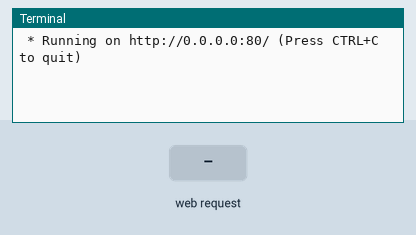
The program below on a simulated Raspberry Pi (BCM pin numbers). On the bench: the last lines printed to the terminal. The inputs (shaded band) are chosen by the test bench. The camera gives no picture and a still takes 0.5 s; threads take turns every 2 ms; the clock reads 2024-03-15 10:24:30 at power-on unless the program sets it.

Above: at 1.2 s.
1.3 s: HTTP request for / received
At 2.5 s:
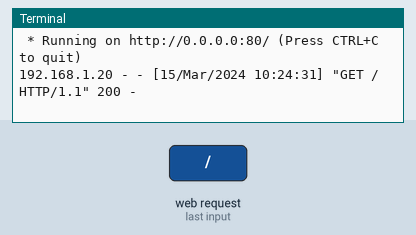
2.8 s: HTTP request for /capture/1 received
At 4.1 s:
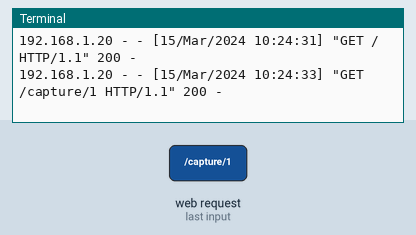
4.8 s: HTTP request for /download/1 received
At 5.5 s:
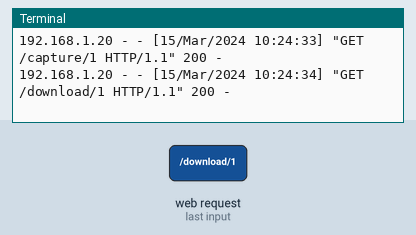
6.3 s: HTTP request for /delete/1 received
At 7.6 s:
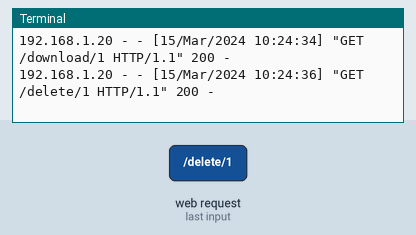

The program:

webcam.py
```python
import os
import socket
from threading import RLock, Thread

from flask import Flask, send_from_directory
from picamera import PiCamera

app = Flask(__name__)

# Pull camera number from hostname.
camera_num = socket.gethostname()[-1]
# Init camera where both API and udp can use.
camera = PiCamera()
camera_lock = RLock()

img_dir='/tmp/prismportrait/'
try:
    os.makedirs(img_dir)
except OSError:
    print("prismportrait dir exists")

@app.route("/")
def home():
    return "I'm a camera!"


@app.route("/capture/<filename>")
def capture(filename):
    fullname = filename + '.jpg'
    with camera_lock:
        camera.capture(img_dir + fullname)
    return "Captured: " + fullname


@app.route("/download/<filename>")
def download(filename):
    try:
        return send_from_directory(img_dir, filename + '.jpg')
    except:
        return filename + " not found."


@app.route("/delete/<filename>")
def delete(filename):
    try:
        os.remove(img_dir + filename + '.jpg')
        return "Deleted: " + filename
    except OSError:
        return filename + " not found."


def udp_receiver():
    sock = socket.socket(socket.AF_INET, socket.SOCK_DGRAM, socket.IPPROTO_UDP)
    sock.setsockopt(socket.SOL_SOCKET, socket.SO_REUSEADDR, 1)
    sock.bind(('', 40000))

    while True:
        # Capture image to received filename.
        # TODO: Investigate faster options than just calling .capture
        sock.recv(1024)
        with camera_lock:
            camera.capture(img_dir + camera_num + ".jpg")


if __name__ == "__main__":
    try:
        # Start receiver as daemon, it will close if main thread closes.
        udp_thread = Thread(target=udp_receiver)
        udp_thread.daemon = True
        udp_thread.start()
        app.run(host='0.0.0.0', port=80, debug=False)
    finally:
        if camera is not None:
            camera.close()
```

Measured:
- after the input at 1.3 s, the terminal: prints a new line at once (image 1)
- after the input at 2.8 s, the terminal: prints a new line after 0.50 s (image 2)
- after the input at 4.8 s, the terminal: prints a new line at once (image 3)
- after the input at 6.3 s, the terminal: prints a new line at once (image 4)
